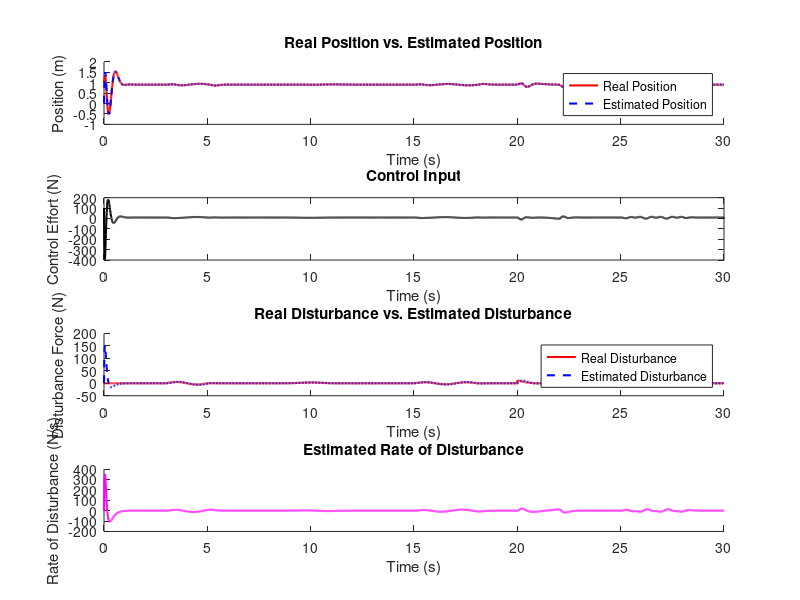

The MATLAB script that drew this image:
close all
clearvars
clc

% Parameters for the spring-mass-damper system
m = 1;  % Mass (kg)
k = 10; % Spring constant (N/m)
c = 2;  % Damping coefficient (Ns/m)

% Controller gains
Kp = 100;
Kd = 10;

% Desired position
desired_position = 1;  % Desired position (m)

% Initial conditions
initial_state = [1; 10; 0; 0];            % Initial [position; velocity; disturbance; disturbance rate]
initial_estimated_state = [0; 0; 0; 0];   % Initial estimated state [position; velocity; disturbance; disturbance rate]

% Extended observer design (with dynamic disturbance model)
A = [0, 1, 0, 0; 
    -k/m, -c/m, 1/m, 0;
    0, 0, 0, 1; 
    0, 0, -1, 0];  % Includes disturbance and its rate of change

B = [0; 1/m; 0; 0];
C = [1, 0, 0, 0];  % Measurement matrix for a 4-state system
L = place(A', C', [-7, -8, -15, -22])';  % Gain for extended observer

% Extended simulation settings
dt = 0.01;
t = 0:dt:30;
num_steps = length(t);

% Generate multiple differentiable disturbances at different intervals
disturbance = zeros(1, num_steps);

% Disturbance 1: Smooth sine wave from t = 3 to t = 5
disturbance_time_1 = (t >= 3) & (t <= 5);
disturbance(disturbance_time_1) = 5 * sin(2 * pi * (t(disturbance_time_1) - 3) / 2);

% Disturbance 2: Gaussian centered at t = 10 with a width of 1 second
disturbance = disturbance + 3 * exp(-((t - 10).^2) / (2 * 0.5^2));

% Disturbance 3: Sine wave from t = 15 to t = 18
disturbance_time_3 = (t >= 15) & (t <= 18);
disturbance(disturbance_time_3) = disturbance(disturbance_time_3) + 4 * sin(pi * (t(disturbance_time_3) - 15));

% Disturbance 4: Quadratic burst from t = 20 to t = 22
disturbance_time_4 = (t >= 20) & (t <= 22);
disturbance(disturbance_time_4) = disturbance(disturbance_time_4) + 12 * (t(disturbance_time_4) - 21).^2;

% Disturbance 5: Combination of two sine waves from t = 25 to t = 28
disturbance_time_5 = (t >= 25) & (t <= 28);
disturbance(disturbance_time_5) = disturbance(disturbance_time_5) + 3 * sin(2 * pi * (t(disturbance_time_5) - 25)) + 2 * sin(4 * pi * (t(disturbance_time_5) - 25));

% State storage
x = zeros(4, num_steps);       % Actual state
x_hat = zeros(4, num_steps);    % Estimated state (includes disturbance and its rate)
position_error = zeros(1, num_steps);
control_input = zeros(1, num_steps);

% Initial values
x(:, 1) = initial_state;
x_hat(:, 1) = initial_estimated_state;

% Simulation loop
for i = 1:num_steps-1
    % Position error and PD control to compensate estimated disturbance and rate
    error_hat = desired_position - x_hat(1, i);
    error_dot_hat = -x_hat(2, i);
    
    % Control input based on estimated state (compensates estimated disturbance and rate of change)
    % Weights applied to x_hat(3) and x_hat(4) help tune the disturbance compensation
    u_hat = Kp * error_hat + Kd * error_dot_hat - 0.9 * x_hat(3, i) - 0.3 * x_hat(4, i);  % Compensates for disturbance and disturbance rate estimate
    
    % Real system update with actual disturbance
    dx = A * x(:, i) + B * (u_hat + disturbance(i));
    x(:, i+1) = x(:, i) + dx * dt;
    position_error(i) = desired_position - x(1, i+1);
    
    % Observer state update (position, velocity, disturbance, and disturbance rate)
    y = C * x(:, i);  % Measured position
    dx_hat = A * x_hat(:, i) + B * u_hat + L * (y - C * x_hat(:, i));
    x_hat(:, i+1) = x_hat(:, i) + dx_hat * dt;
    
    % Store control input
    control_input(i) = u_hat;
end

% Plot results
figure;

% Real position vs estimated position
subplot(4,1,1);
hold on;
plot(t, x(1, :), 'r', 'LineWidth', 1.5);
plot(t, x_hat(1, :), 'b--', 'LineWidth', 1.5);
legend('Real Position', 'Estimated Position');
title('Real Position vs. Estimated Position');
xlabel('Time (s)');
ylabel('Position (m)');

% Control input
subplot(4,1,2);
plot(t, control_input, 'k', 'LineWidth', 1.5);
title('Control Input');
xlabel('Time (s)');
ylabel('Control Effort (N)');

% Real disturbance vs estimated disturbance
subplot(4,1,3);
hold on;
plot(t, disturbance, 'r', 'LineWidth', 1.5);
plot(t, x_hat(3, :), 'b--', 'LineWidth', 1.5);
legend('Real Disturbance', 'Estimated Disturbance');
title('Real Disturbance vs. Estimated Disturbance');
xlabel('Time (s)');
ylabel('Disturbance Force (N)');

% Disturbance rate estimate
subplot(4,1,4);
hold on;
plot(t, x_hat(4, :), 'm-', 'LineWidth', 1.5);
title('Estimated Rate of Disturbance');
xlabel('Time (s)');
ylabel('Rate of Disturbance (N/s)');

% Simulation complete
disp('Simulation complete. Check plots for disturbance compensation.');
